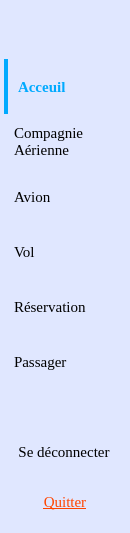
       <widget class="QFrame" name="frame_21">
        <property name="sizePolicy">
         <sizepolicy hsizetype="Expanding" vsizetype="Preferred">
          <horstretch>0</horstretch>
          <verstretch>0</verstretch>
         </sizepolicy>
        </property>
        <property name="minimumSize">
         <size>
          <width>130</width>
          <height>0</height>
         </size>
        </property>
        <property name="maximumSize">
         <size>
          <width>130</width>
          <height>16777215</height>
         </size>
        </property>
        <property name="styleSheet">
         <string notr="true">QFrame {
background-color : #e0e7ff;
border : 4px solid #e0e7ff;
}</string>
        </property>
        <property name="frameShape">
         <enum>QFrame::Shape::StyledPanel</enum>
        </property>
        <property name="frameShadow">
         <enum>QFrame::Shadow::Raised</enum>
        </property>
        <layout class="QGridLayout" name="gridLayout_14">
         <property name="leftMargin">
          <number>0</number>
         </property>
         <property name="topMargin">
          <number>0</number>
         </property>
         <property name="rightMargin">
          <number>0</number>
         </property>
         <property name="bottomMargin">
          <number>0</number>
         </property>
         <property name="spacing">
          <number>0</number>
         </property>
         <item row="4" column="0" colspan="3">
          <widget class="QPushButton" name="menuAvion">
           <property name="sizePolicy">
            <sizepolicy hsizetype="Preferred" vsizetype="Expanding">
             <horstretch>0</horstretch>
             <verstretch>0</verstretch>
            </sizepolicy>
           </property>
           <property name="minimumSize">
            <size>
             <width>80</width>
             <height>55</height>
            </size>
           </property>
           <property name="maximumSize">
            <size>
             <width>130</width>
             <height>100</height>
            </size>
           </property>
           <property name="font">
            <font>
             <family>Times New Roman</family>
             <pointsize>11</pointsize>
            </font>
           </property>
           <property name="styleSheet">
            <string notr="true">QPushButton
{
border : none;
text-align : left;
padding-left : 10px;
border-radius : none;
}
QPushButton:hover
{
text-decoration : underline;
}
QPushButton:pressed
{
background-color : #e0e7ff;
}</string>
           </property>
           <property name="text">
            <string>Avion</string>
           </property>
           <property name="icon">
            <iconset resource="ressources/icons.qrc">
             <normaloff>:/icons/avion.png</normaloff>:/icons/avion.png</iconset>
           </property>
           <property name="iconSize">
            <size>
             <width>30</width>
             <height>30</height>
            </size>
           </property>
          </widget>
         </item>
         <item row="7" column="0" colspan="3">
          <widget class="QPushButton" name="menuPassager">
           <property name="sizePolicy">
            <sizepolicy hsizetype="Preferred" vsizetype="Expanding">
             <horstretch>0</horstretch>
             <verstretch>0</verstretch>
            </sizepolicy>
           </property>
           <property name="minimumSize">
            <size>
             <width>80</width>
             <height>55</height>
            </size>
           </property>
           <property name="maximumSize">
            <size>
             <width>130</width>
             <height>100</height>
            </size>
           </property>
           <property name="font">
            <font>
             <family>Times New Roman</family>
             <pointsize>11</pointsize>
            </font>
           </property>
           <property name="styleSheet">
            <string notr="true">QPushButton
{
border : none;
text-align : left;
padding-left : 10px;
border-radius : none;
}
QPushButton:hover
{
text-decoration : underline;
}
QPushButton:pressed
{
background-color : #e0e7ff;
}</string>
           </property>
           <property name="text">
            <string>Passager</string>
           </property>
           <property name="icon">
            <iconset resource="ressources/icons.qrc">
             <normaloff>:/icons/passager.png</normaloff>:/icons/passager.png</iconset>
           </property>
           <property name="iconSize">
            <size>
             <width>30</width>
             <height>30</height>
            </size>
           </property>
          </widget>
         </item>
         <item row="6" column="0" colspan="3">
          <widget class="QPushButton" name="menuReservation">
           <property name="sizePolicy">
            <sizepolicy hsizetype="Preferred" vsizetype="Expanding">
             <horstretch>0</horstretch>
             <verstretch>0</verstretch>
            </sizepolicy>
           </property>
           <property name="minimumSize">
            <size>
             <width>80</width>
             <height>55</height>
            </size>
           </property>
           <property name="maximumSize">
            <size>
             <width>130</width>
             <height>100</height>
            </size>
           </property>
           <property name="font">
            <font>
             <family>Times New Roman</family>
             <pointsize>11</pointsize>
            </font>
           </property>
           <property name="styleSheet">
            <string notr="true">QPushButton
{
border : none;
text-align : left;
padding-left : 10px;
border-radius : none;
}
QPushButton:hover
{
text-decoration : underline;
}
QPushButton:pressed
{
background-color : #e0e7ff;
}</string>
           </property>
           <property name="text">
            <string>Réservation</string>
           </property>
           <property name="icon">
            <iconset resource="ressources/icons.qrc">
             <normaloff>:/icons/reservation.png</normaloff>:/icons/reservation.png</iconset>
           </property>
           <property name="iconSize">
            <size>
             <width>30</width>
             <height>30</height>
            </size>
           </property>
          </widget>
         </item>
         <item row="9" column="0" colspan="3">
          <widget class="QPushButton" name="menuSeDeconnecter">
           <property name="sizePolicy">
            <sizepolicy hsizetype="Preferred" vsizetype="Expanding">
             <horstretch>0</horstretch>
             <verstretch>0</verstretch>
            </sizepolicy>
           </property>
           <property name="minimumSize">
            <size>
             <width>10</width>
             <height>45</height>
            </size>
           </property>
           <property name="maximumSize">
            <size>
             <width>120</width>
             <height>45</height>
            </size>
           </property>
           <property name="font">
            <font>
             <family>Georgia</family>
             <pointsize>11</pointsize>
            </font>
           </property>
           <property name="styleSheet">
            <string notr="true">QPushButton {
background-color : #e0e7ff;
    color : black;
border : none;
}

QPushButton:hover {
    color : #FF4081;
text-decoration : underline;
}</string>
           </property>
           <property name="text">
            <string>Se déconnecter</string>
           </property>
           <property name="icon">
            <iconset theme="QIcon::ThemeIcon::SystemLogOut"/>
           </property>
           <property name="iconSize">
            <size>
             <width>20</width>
             <height>20</height>
            </size>
           </property>
          </widget>
         </item>
         <item row="8" column="0" colspan="2">
          <spacer name="verticalSpacer_22">
           <property name="orientation">
            <enum>Qt::Orientation::Vertical</enum>
           </property>
           <property name="sizeType">
            <enum>QSizePolicy::Policy::Preferred</enum>
           </property>
           <property name="sizeHint" stdset="0">
            <size>
             <width>20</width>
             <height>40</height>
            </size>
           </property>
          </spacer>
         </item>
         <item row="5" column="0" colspan="3">
          <widget class="QPushButton" name="menuVol">
           <property name="sizePolicy">
            <sizepolicy hsizetype="Preferred" vsizetype="Expanding">
             <horstretch>0</horstretch>
             <verstretch>0</verstretch>
            </sizepolicy>
           </property>
           <property name="minimumSize">
            <size>
             <width>80</width>
             <height>55</height>
            </size>
           </property>
           <property name="maximumSize">
            <size>
             <width>130</width>
             <height>100</height>
            </size>
           </property>
           <property name="font">
            <font>
             <family>Times New Roman</family>
             <pointsize>11</pointsize>
            </font>
           </property>
           <property name="styleSheet">
            <string notr="true">QPushButton
{
border : none;
text-align : left;
padding-left : 10px;
border-radius : none;
}
QPushButton:hover
{
text-decoration : underline;
}
QPushButton:pressed
{
background-color : #e0e7ff;
}</string>
           </property>
           <property name="text">
            <string>Vol</string>
           </property>
           <property name="icon">
            <iconset resource="ressources/icons.qrc">
             <normaloff>:/icons/vol.png</normaloff>:/icons/vol.png</iconset>
           </property>
           <property name="iconSize">
            <size>
             <width>30</width>
             <height>30</height>
            </size>
           </property>
          </widget>
         </item>
         <item row="2" column="0" colspan="3">
          <widget class="QPushButton" name="menuAcceuil">
           <property name="sizePolicy">
            <sizepolicy hsizetype="Preferred" vsizetype="Expanding">
             <horstretch>0</horstretch>
             <verstretch>0</verstretch>
            </sizepolicy>
           </property>
           <property name="minimumSize">
            <size>
             <width>80</width>
             <height>55</height>
            </size>
           </property>
           <property name="maximumSize">
            <size>
             <width>130</width>
             <height>100</height>
            </size>
           </property>
           <property name="font">
            <font>
             <family>Times New Roman</family>
             <pointsize>11</pointsize>
             <bold>true</bold>
            </font>
           </property>
           <property name="styleSheet">
            <string notr="true">QPushButton
{
text-align : left;
padding-left : 10px;
border : none;
font-weight : bold;
border-radius : 0px;
border-left : 4px solid #00aaff;
color : #00aaff;

}
QPushButton:hover
{
text-decoration : underline;
}</string>
           </property>
           <property name="text">
            <string>Acceuil</string>
           </property>
           <property name="icon">
            <iconset resource="ressources/icons.qrc">
             <normaloff>:/icons/acceuil.png</normaloff>:/icons/acceuil.png</iconset>
           </property>
           <property name="iconSize">
            <size>
             <width>30</width>
             <height>30</height>
            </size>
           </property>
          </widget>
         </item>
         <item row="10" column="0" colspan="3">
          <widget class="QPushButton" name="menuQuitter">
           <property name="sizePolicy">
            <sizepolicy hsizetype="Preferred" vsizetype="Expanding">
             <horstretch>0</horstretch>
             <verstretch>0</verstretch>
            </sizepolicy>
           </property>
           <property name="minimumSize">
            <size>
             <width>80</width>
             <height>55</height>
            </size>
           </property>
           <property name="maximumSize">
            <size>
             <width>130</width>
             <height>100</height>
            </size>
           </property>
           <property name="font">
            <font>
             <family>Times New Roman</family>
             <pointsize>11</pointsize>
             <underline>true</underline>
            </font>
           </property>
           <property name="styleSheet">
            <string notr="true">QPushButton
{
border : none;
color : orangered;
}
QPushButton:hover
{
color : #cc3600;
text-decoration : underline;
}
</string>
           </property>
           <property name="text">
            <string>Quitter</string>
           </property>
           <property name="iconSize">
            <size>
             <width>30</width>
             <height>30</height>
            </size>
           </property>
          </widget>
         </item>
         <item row="1" column="0" colspan="3">
          <widget class="QPushButton" name="pushButton_2">
           <property name="sizePolicy">
            <sizepolicy hsizetype="Preferred" vsizetype="Expanding">
             <horstretch>0</horstretch>
             <verstretch>0</verstretch>
            </sizepolicy>
           </property>
           <property name="minimumSize">
            <size>
             <width>80</width>
             <height>55</height>
            </size>
           </property>
           <property name="maximumSize">
            <size>
             <width>130</width>
             <height>100</height>
            </size>
           </property>
           <property name="font">
            <font>
             <family>Times New Roman</family>
             <pointsize>11</pointsize>
             <underline>true</underline>
            </font>
           </property>
           <property name="styleSheet">
            <string notr="true">border : none;
text-decoration : underline;</string>
           </property>
           <property name="text">
            <string/>
           </property>
           <property name="iconSize">
            <size>
             <width>20</width>
             <height>20</height>
            </size>
           </property>
          </widget>
         </item>
         <item row="3" column="0" colspan="3">
          <widget class="QPushButton" name="menuCompagnieAerienne">
           <property name="sizePolicy">
            <sizepolicy hsizetype="Preferred" vsizetype="Expanding">
             <horstretch>0</horstretch>
             <verstretch>0</verstretch>
            </sizepolicy>
           </property>
           <property name="minimumSize">
            <size>
             <width>80</width>
             <height>55</height>
            </size>
           </property>
           <property name="maximumSize">
            <size>
             <width>130</width>
             <height>100</height>
            </size>
           </property>
           <property name="font">
            <font>
             <family>Times New Roman</family>
             <pointsize>11</pointsize>
            </font>
           </property>
           <property name="styleSheet">
            <string notr="true">QPushButton
{
border : none;
text-align : left;
padding-left : 10px;
border-radius : none;
}
QPushButton:hover
{
text-decoration : underline;
}
QPushButton:pressed
{
background-color : #e0e7ff;
}</string>
           </property>
           <property name="text">
            <string>Compagnie
Aérienne</string>
           </property>
           <property name="icon">
            <iconset resource="ressources/icons.qrc">
             <normaloff>:/icons/compagnie.png</normaloff>:/icons/compagnie.png</iconset>
           </property>
           <property name="iconSize">
            <size>
             <width>30</width>
             <height>30</height>
            </size>
           </property>
          </widget>
         </item>
        </layout>
       </widget>
